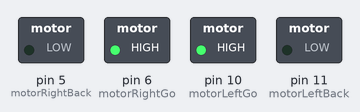
This sketch was run on a simulated Arduino Uno, built with avr-gcc and run on an emulated ATmega328P. Parts: switched loads named in the sketch (green lamp = pin HIGH).

Above: at 1.0 s.
At 3.0 s:
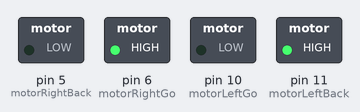
At 5.0 s:
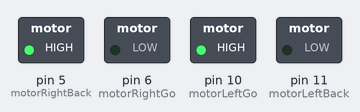
At 7.0 s:
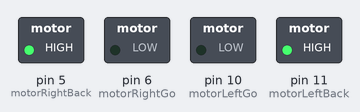
Timing chart, 0 to 10.4 s (numbered marks = the images above):
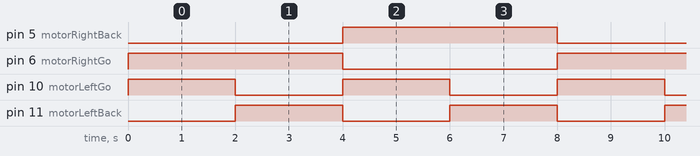

The sketch:

motor_test.ino
```cpp
#define motorRightGo 6
#define motorRightBack 5
#define motorLeftGo 10
#define motorLeftBack 11

void setup() {
  pinMode(motorRightGo, OUTPUT);
  pinMode(motorRightBack, OUTPUT);
  pinMode(motorLeftGo, OUTPUT);
  pinMode(motorLeftBack, OUTPUT);
}

void loop() {
  goForward();
  delay(1000);
  turnLeft();
  delay(1000);
  turnRight();
  delay(1000);
  goBack();
  delay(1000);
}

void goForward() {
  digitalWrite(motorRightGo, HIGH);
  digitalWrite(motorRightBack, LOW);
  digitalWrite(motorLeftGo, HIGH);
  digitalWrite(motorLeftBack, LOW);
  delay(1000);
}

void turnLeft() {
  digitalWrite(motorRightGo, HIGH);
  digitalWrite(motorRightBack, LOW);
  digitalWrite(motorLeftGo, LOW);
  digitalWrite(motorLeftBack, HIGH);
  delay(1000);
}

void turnRight() {
  digitalWrite(motorRightGo, LOW);
  digitalWrite(motorRightBack, HIGH);
  digitalWrite(motorLeftGo, HIGH);
  digitalWrite(motorLeftBack, LOW);
  delay(1000);
}

void goBack() {
  digitalWrite(motorRightGo, LOW);
  digitalWrite(motorRightBack, HIGH);
  digitalWrite(motorLeftGo, LOW);
  digitalWrite(motorLeftBack, HIGH);
  delay(1000);
}
```

Measured:
- by itself, pin 5 (motorRightBack), pin 6 (motorRightGo): alternates HIGH for 4.0 s and LOW for 4.0 s
- by itself, pin 10 (motorLeftGo), pin 11 (motorLeftBack): alternates HIGH for 2.0 s and LOW for 2.0 s
- by itself, everything shown: repeats every 8.0 s, in 4 steps
